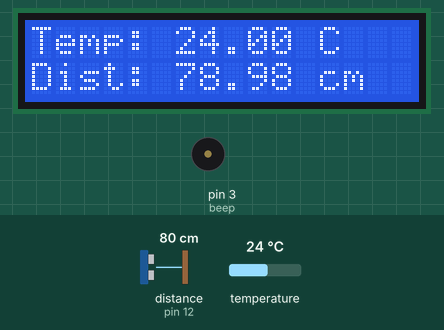
A sketch run on a simulated Arduino Uno, built with avr-gcc and run on an emulated ATmega328P. Shown: 16×2 character LCD, buzzer (waves = sounding). Wiring (inferred from the names in the program): ultrasonic range finder: trigger pin 11; echo pin 12. The inputs (shaded band) are chosen by the test bench; at power-on: distance to the obstacle (sensor on pin 12) 80 cm, temperature 24 °C. The echo pulse lasts 58.3 µs per cm; what the sketch prints to the serial monitor is not drawn.

Above: at 1.4 s.
1.5 s: distance to the obstacle (sensor on pin 12) set to 7 cm
At 4.0 s:
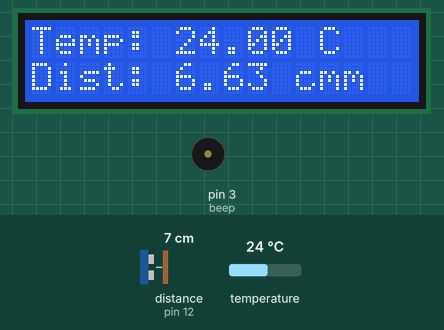
5.6 s: distance to the obstacle (sensor on pin 12) set to 4 cm
At 7.6 s:
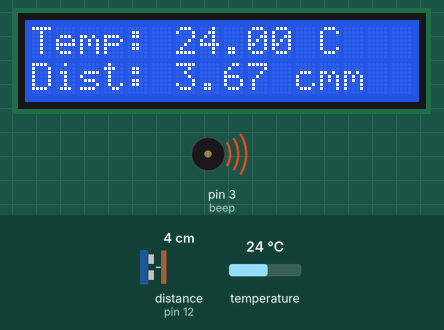
9.2 s: temperature set to 4 °C
At 11.4 s:
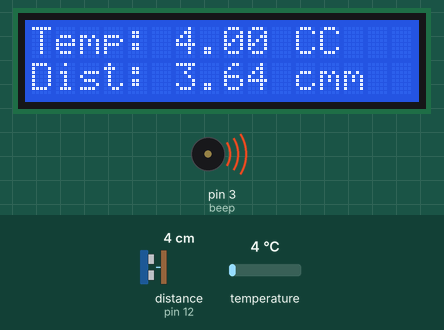
11.9 s: distance to the obstacle (sensor on pin 12) set to 18 cm
At 13.8 s:
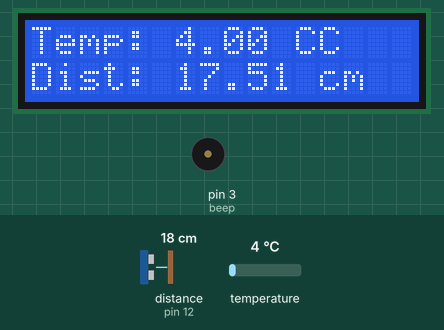
16.4 s: distance to the obstacle (sensor on pin 12) set to 9 cm
At 18.5 s:
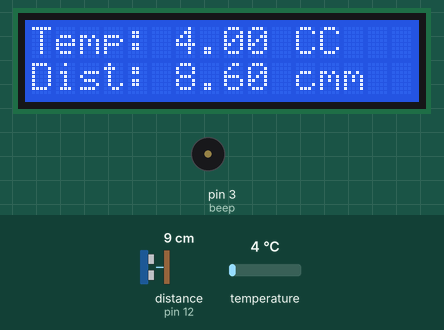
20.9 s: temperature set to 12 °C
At 22.2 s:
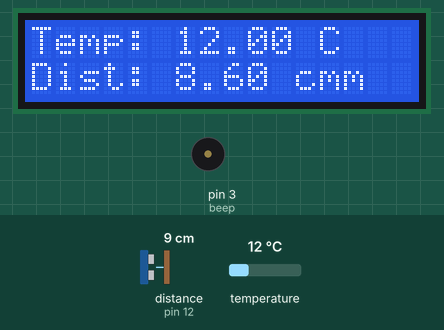
Timing chart, 0 to 24.0 s (numbered marks = the images above; inputs shaded):
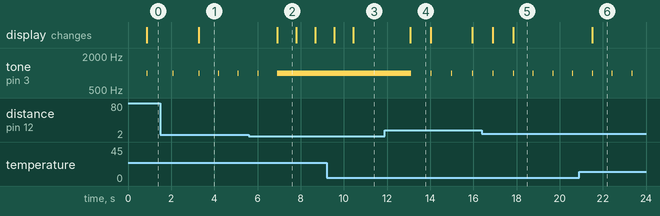

Measured:
- the behaviour switches between 6 and 5 cm on distance to the obstacle (sensor on pin 12) (found by bisection; images 1 and 2)
- after the input at 1.5 s, the display: changes after 1.8 s (image 1)
- after the input at 5.6 s, tone on pin 3 (beep): goes on until 6.9 s, then stays 1000 Hz; the display: changes after 1.3 s (image 2)
- after the input at 9.2 s, the display: first changes after 0.36 s (image 3 shows a later state)
- after the input at 11.9 s, tone on pin 3 (beep): alternates 1000 Hz for 0.04 s and silent for 0.91 s, starting after 1.2 s; the display: changes after 1.2 s (image 4)
- after the input at 16.4 s, the display: first differs from a run without the input after 1.4 s (image 5)
- after the input at 20.9 s, the display: changes after 0.60 s (image 6)
- by itself, tone on pin 3 (beep): plays 1000 Hz for 0.04 s, 1000 Hz for 0.04 s, 1000 Hz for 0.04 s, 1000 Hz for 0.04 s

The sketch:

Wokwi.ino
```cpp
#include <Wire.h>
#include <LiquidCrystal_I2C.h>
#include <OneWire.h>
#include <DallasTemperature.h>

#define trigger 11
#define echo 12
#define beep 3
#define tempera 9
#define beep_start 100
#define min_distance 5
#define c 0.034

LiquidCrystal_I2C lcd(0x27, 16, 2);
OneWire oneWire(tempera);
DallasTemperature sensors(&oneWire);

long tempo;
float space;

void setup() {
  Wire.begin();
  pinMode(trigger, OUTPUT);
  pinMode(echo, INPUT);
  pinMode(beep, OUTPUT);
  pinMode(tempera, INPUT);
  lcd.init();
  lcd.clear();
  lcd.backlight();
  Serial.begin(9600);
  sensors.begin();
}

void loop() {
  digitalWrite(trigger, LOW);
  delayMicroseconds(5);
  digitalWrite(trigger, HIGH);
  delayMicroseconds(10);
  digitalWrite(trigger, LOW);
  tempo = pulseIn(echo, HIGH) / 2;
  space = tempo * c;

  sensors.requestTemperatures();
  float tempC = sensors.getTempCByIndex(0);

  Serial.println("Distancia = " + String(space, 1) + " cm");
  Serial.println("Temp = " + String(tempC, 1) + " C");

  lcd.setCursor(0, 0);
  lcd.print("Temp: ");
  lcd.print(tempC);
  lcd.print(" C");
  lcd.setCursor(0, 1);
  lcd.print("Dist: ");
  lcd.print(space);
  lcd.print(" cm");

  if (space < beep_start) {
    tone(beep, 1000);
    delay(40);
    if (space > min_distance) {
      noTone(beep);
      delay(space * 4);
    }
  } else {
    noTone(beep);
  }

  delay(50);
}
```
